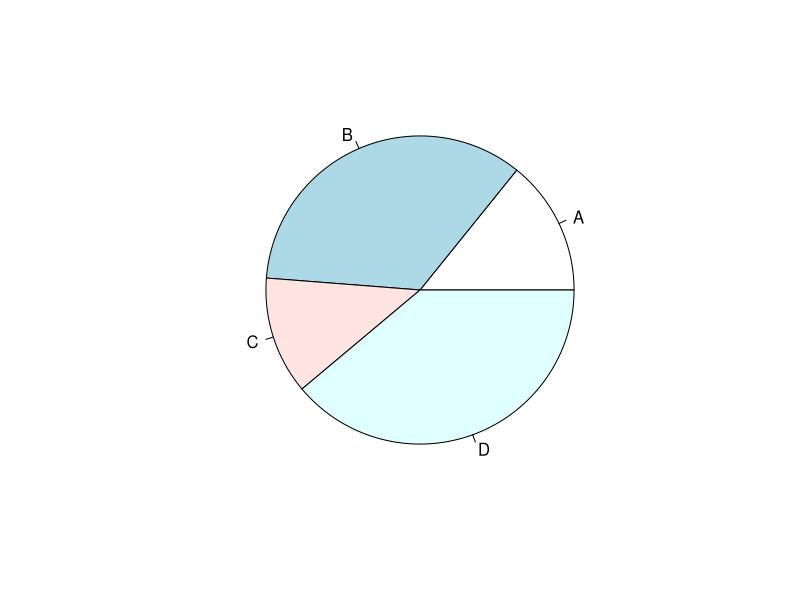
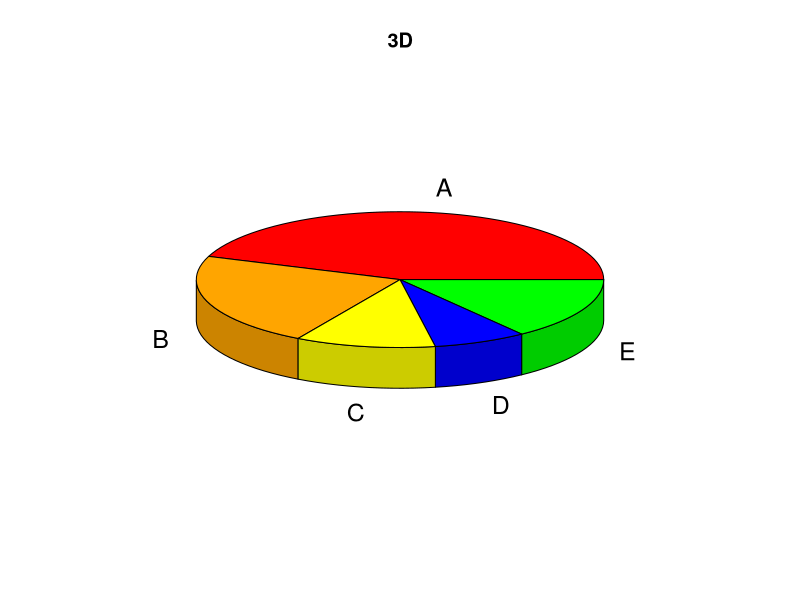

Write the R code that produced these figures, in order.
#it depicts the special chart that uses pie slices where each sector show the 
#relative size of data
#pie function used to create pie charts 

#piecharts
x<-c(23,56,20,63)
labels<-c("A","B","C","D")
pie(x,labels)

install.packages("plotrix")
library(plotrix)
x<-c(600,300,150,100,200)
pie3D(x,main="3D",labels=c("A","B","C","D","E"),col=c("Red","Orange","Yellow","Blue","Green"))